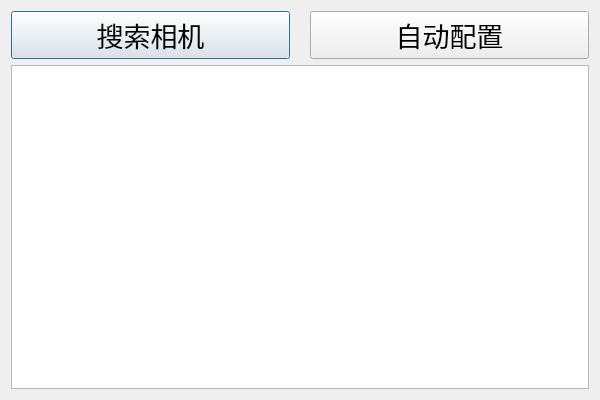
<?xml version="1.0" encoding="UTF-8"?>
<ui version="4.0">
 <class>configuring_network_guiClass</class>
 <widget class="QDialog" name="configuring_network_guiClass">
  <property name="geometry">
   <rect>
    <x>0</x>
    <y>0</y>
    <width>600</width>
    <height>400</height>
   </rect>
  </property>
  <property name="font">
   <font>
    <family>微软雅黑</family>
    <pointsize>20</pointsize>
   </font>
  </property>
  <property name="windowTitle">
   <string>DFSense网络配置</string>
  </property>
  <layout class="QVBoxLayout" name="verticalLayout_2">
   <item>
    <layout class="QVBoxLayout" name="verticalLayout">
     <item>
      <layout class="QGridLayout" name="gridLayout">
       <property name="horizontalSpacing">
        <number>20</number>
       </property>
       <item row="0" column="0">
        <widget class="QPushButton" name="pushButton_find">
         <property name="text">
          <string>搜索相机</string>
         </property>
        </widget>
       </item>
       <item row="0" column="1">
        <widget class="QPushButton" name="pushButton_auto">
         <property name="text">
          <string>自动配置</string>
         </property>
        </widget>
       </item>
      </layout>
     </item>
     <item>
      <widget class="QTableWidget" name="tableWidget_network_message">
       <property name="font">
        <font>
         <family>微软雅黑</family>
         <pointsize>20</pointsize>
        </font>
       </property>
       <property name="midLineWidth">
        <number>1</number>
       </property>
       <property name="alternatingRowColors">
        <bool>true</bool>
       </property>
       <attribute name="verticalHeaderVisible">
        <bool>false</bool>
       </attribute>
       <attribute name="verticalHeaderDefaultSectionSize">
        <number>43</number>
       </attribute>
       <attribute name="verticalHeaderMinimumSectionSize">
        <number>43</number>
       </attribute>
      </widget>
     </item>
    </layout>
   </item>
  </layout>
 </widget>
 <layoutdefault spacing="6" margin="11"/>
 <resources>
  <include location="configuring_network_gui.qrc"/>
 </resources>
 <connections/>
</ui>
